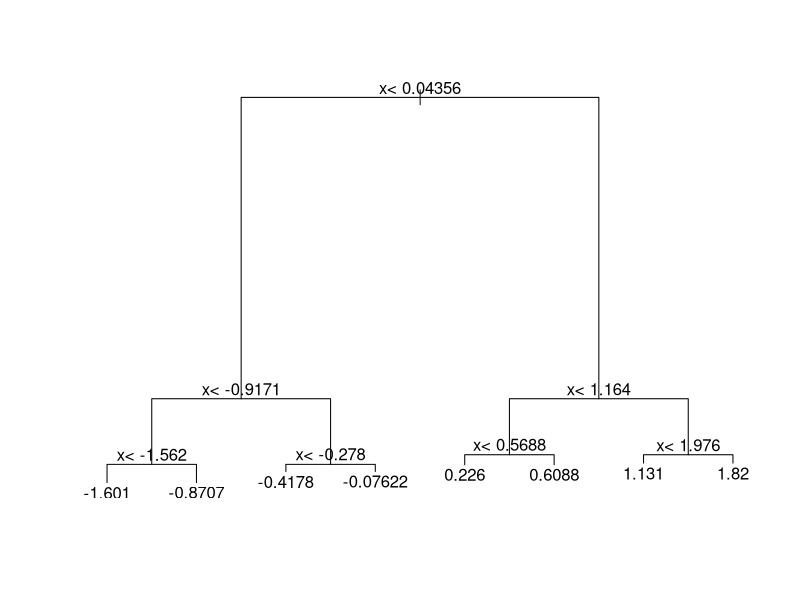
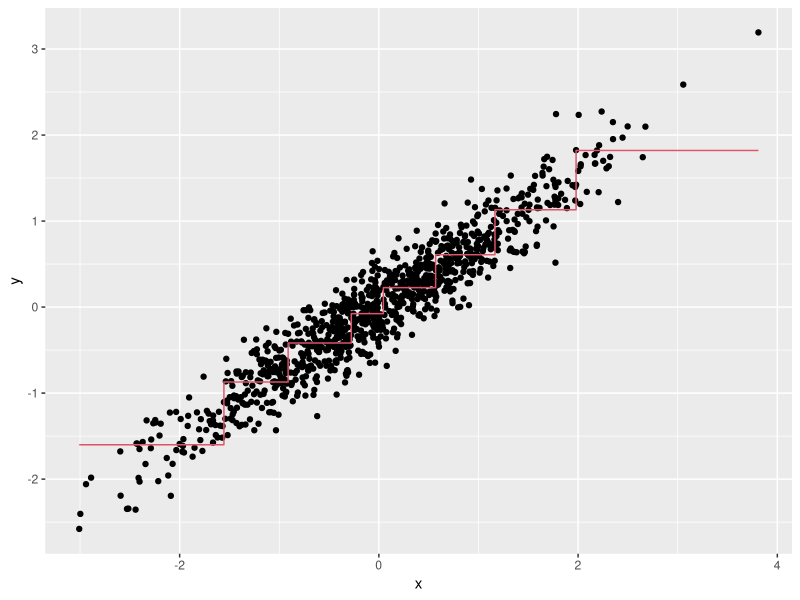
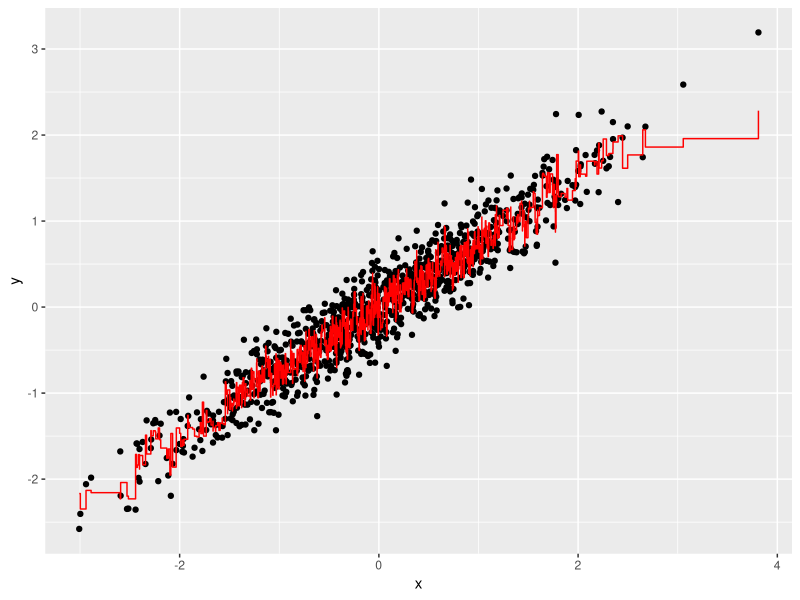
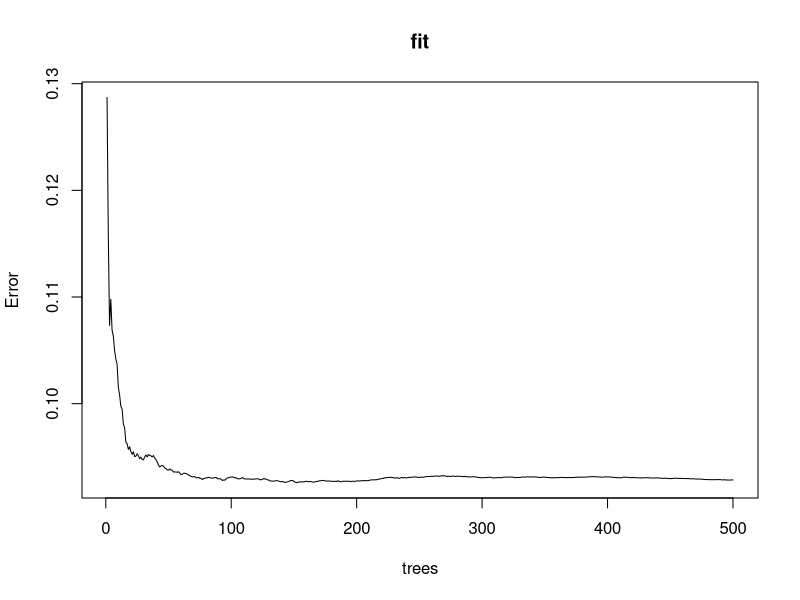

The R script that drew these images, in order:
library(caret)
library(tidyverse)
library(rpart)
n <- 1000
sigma <- 0.25
set.seed(1, sample.kind = "Rounding") # if using R 3.6 or later
x <- rnorm(n, 0, 1)
y <- 0.75 * x + rnorm(n, 0, sigma)
dat <- data.frame(x = x, y = y)
fit <- rpart(y ~ ., data = dat) 

# these two functions for what ever reason did not work the initial time 
plot(fit)
text(fit)
# a simple restart of R studio and not saving the workspace worked to fix it


dat %>% 
  mutate(y_hat = predict(fit)) %>% 
  ggplot() +
  geom_point(aes(x, y)) +
  geom_step(aes(x, y_hat), col=2)
  
library(randomForest)
fit <- randomForest(y ~ x, data = dat)
  dat %>% 
  mutate(y_hat = predict(fit)) %>% 
  ggplot() +
  geom_point(aes(x, y)) +
  geom_step(aes(x, y_hat), col = "red")

plot(fit)

